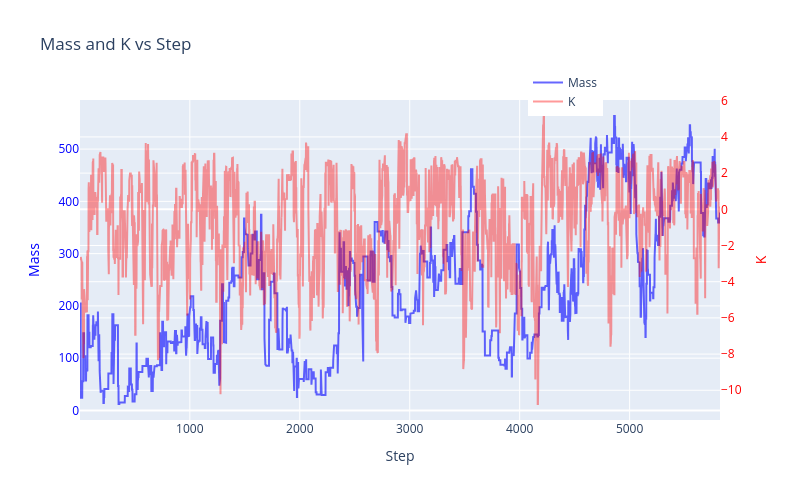
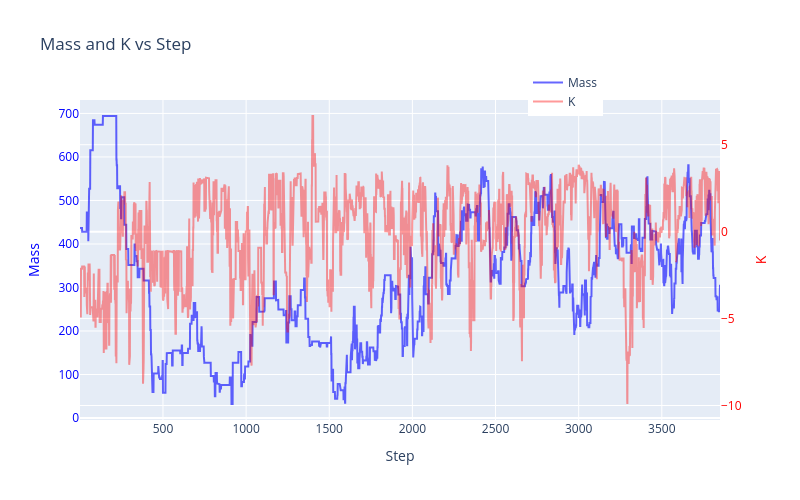
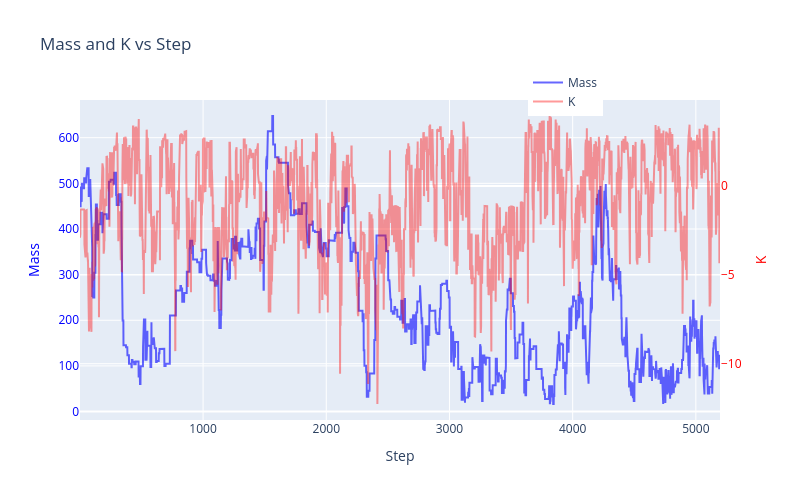
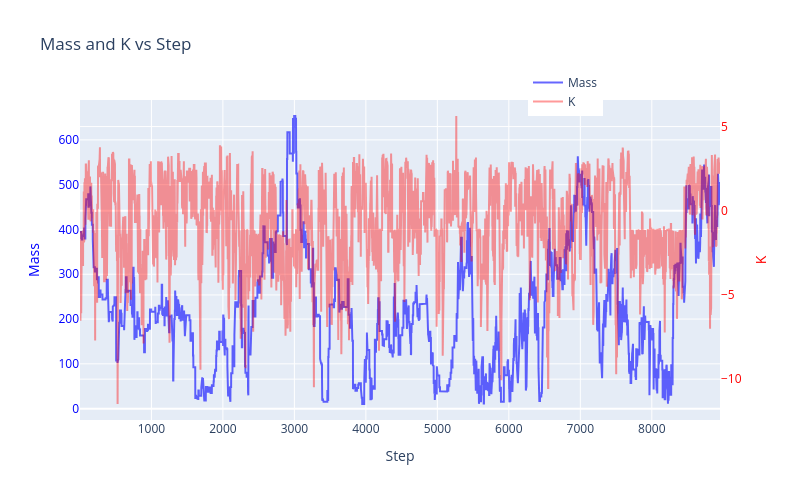

Write notebook code for charts like these, in order.
### Code cell
#plot_mass_of_lsp(step_list, proto_list)
for i,file in enumerate(log_file):
    #if i==24:
    filename = file.split('/')[-1]
    print(f"{filename}")
    step_list, muhat_list, proto_list, accratio_list = read_log_file(file)
    print(len(step_list))
    plot_mass_of_lsp(step_list, proto_list)
    #K_list = get_all_proto(step_list, proto_list)

### Figure 1 — Plotly figure (JSON) as saved in the notebook; plotly's stock layout.template omitted (floating-point values rounded to 4 significant figures; data arrays with more than 128 entries replaced by an {"elided": "..."} marker saying what was removed)
{"data": [{"line": {"color": "blue", "width": 2}, "mode": "lines", "name": "Mass", "opacity": 0.6, "type": "scatter", "x": {"elided": "6751 int values"}, "y": {"elided": "5822 float values"}, "yaxis": "y"}, {"line": {"color": "red", "width": 2}, "mode": "lines", "name": "K", "opacity": 0.4, "type": "scatter", "x": {"elided": "6751 int values"}, "y": {"elided": "5822 float values"}, "yaxis": "y2"}], "layout": {"height": 500, "legend": {"x": 0.7, "y": 1.1}, "title": {"text": "Mass and K vs Step"}, "width": 800, "xaxis": {"title": {"text": "Step"}}, "yaxis": {"tickfont": {"color": "blue"}, "title": {"font": {"color": "blue"}, "text": "Mass"}}, "yaxis2": {"overlaying": "y", "side": "right", "tickfont": {"color": "red"}, "title": {"font": {"color": "red"}, "text": "K"}}}}

### Figure 2 — Plotly figure (JSON) as saved in the notebook; plotly's stock layout.template omitted (floating-point values rounded to 4 significant figures; data arrays with more than 128 entries replaced by an {"elided": "..."} marker saying what was removed)
{"data": [{"line": {"color": "blue", "width": 2}, "mode": "lines", "name": "Mass", "opacity": 0.6, "type": "scatter", "x": {"elided": "4353 int values"}, "y": {"elided": "3850 float values"}, "yaxis": "y"}, {"line": {"color": "red", "width": 2}, "mode": "lines", "name": "K", "opacity": 0.4, "type": "scatter", "x": {"elided": "4353 int values"}, "y": {"elided": "3850 float values"}, "yaxis": "y2"}], "layout": {"height": 500, "legend": {"x": 0.7, "y": 1.1}, "title": {"text": "Mass and K vs Step"}, "width": 800, "xaxis": {"title": {"text": "Step"}}, "yaxis": {"tickfont": {"color": "blue"}, "title": {"font": {"color": "blue"}, "text": "Mass"}}, "yaxis2": {"overlaying": "y", "side": "right", "tickfont": {"color": "red"}, "title": {"font": {"color": "red"}, "text": "K"}}}}

### Figure 3 — Plotly figure (JSON) as saved in the notebook; plotly's stock layout.template omitted (floating-point values rounded to 4 significant figures; data arrays with more than 128 entries replaced by an {"elided": "..."} marker saying what was removed)
{"data": [{"line": {"color": "blue", "width": 2}, "mode": "lines", "name": "Mass", "opacity": 0.6, "type": "scatter", "x": {"elided": "6009 int values"}, "y": {"elided": "5196 float values"}, "yaxis": "y"}, {"line": {"color": "red", "width": 2}, "mode": "lines", "name": "K", "opacity": 0.4, "type": "scatter", "x": {"elided": "6009 int values"}, "y": {"elided": "5196 float values"}, "yaxis": "y2"}], "layout": {"height": 500, "legend": {"x": 0.7, "y": 1.1}, "title": {"text": "Mass and K vs Step"}, "width": 800, "xaxis": {"title": {"text": "Step"}}, "yaxis": {"tickfont": {"color": "blue"}, "title": {"font": {"color": "blue"}, "text": "Mass"}}, "yaxis2": {"overlaying": "y", "side": "right", "tickfont": {"color": "red"}, "title": {"font": {"color": "red"}, "text": "K"}}}}

### Figure 4 — Plotly figure (JSON) as saved in the notebook; plotly's stock layout.template omitted (floating-point values rounded to 4 significant figures; data arrays with more than 128 entries replaced by an {"elided": "..."} marker saying what was removed)
{"data": [{"line": {"color": "blue", "width": 2}, "mode": "lines", "name": "Mass", "opacity": 0.6, "type": "scatter", "x": {"elided": "10333 int values"}, "y": {"elided": "8954 float values"}, "yaxis": "y"}, {"line": {"color": "red", "width": 2}, "mode": "lines", "name": "K", "opacity": 0.4, "type": "scatter", "x": {"elided": "10333 int values"}, "y": {"elided": "8954 float values"}, "yaxis": "y2"}], "layout": {"height": 500, "legend": {"x": 0.7, "y": 1.1}, "title": {"text": "Mass and K vs Step"}, "width": 800, "xaxis": {"title": {"text": "Step"}}, "yaxis": {"tickfont": {"color": "blue"}, "title": {"font": {"color": "blue"}, "text": "Mass"}}, "yaxis2": {"overlaying": "y", "side": "right", "tickfont": {"color": "red"}, "title": {"font": {"color": "red"}, "text": "K"}}}}
